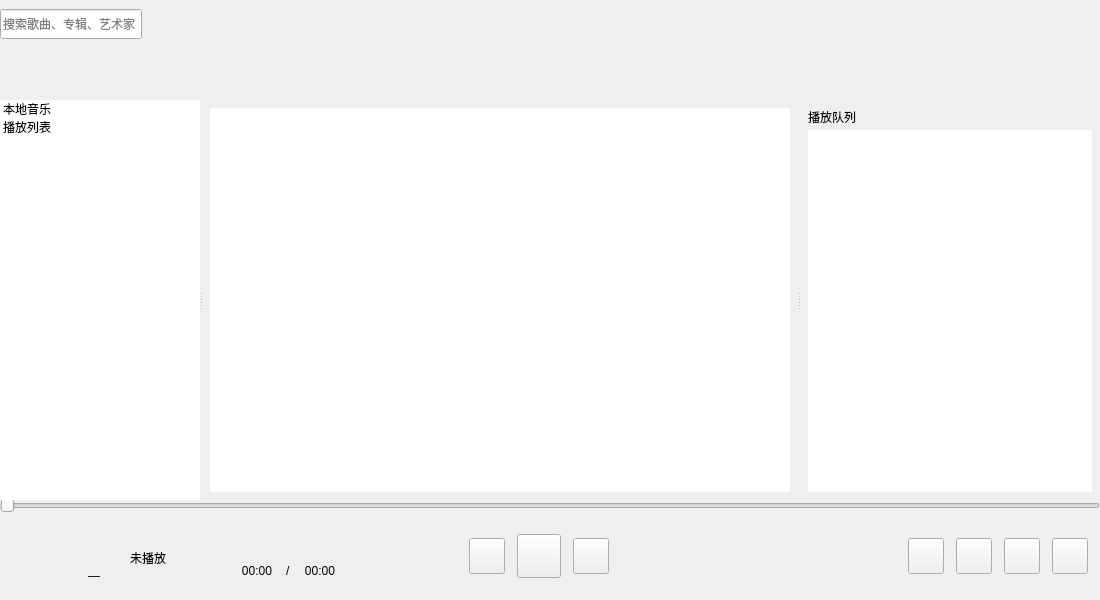
<?xml version="1.0" encoding="UTF-8"?>
<ui version="4.0">
 <class>Rhythm</class>
 <widget class="QMainWindow" name="Rhythm">
  <property name="geometry">
   <rect>
    <x>0</x>
    <y>0</y>
    <width>1100</width>
    <height>600</height>
   </rect>
  </property>
  <property name="minimumSize">
   <size>
    <width>900</width>
    <height>600</height>
   </size>
  </property>
  <property name="windowTitle">
   <string>Rhythm</string>
  </property>
  <widget class="QWidget" name="centralwidget">
   <layout class="QVBoxLayout" name="rootLayout">
    <property name="spacing">
     <number>0</number>
    </property>
    <property name="leftMargin">
     <number>0</number>
    </property>
    <property name="topMargin">
     <number>0</number>
    </property>
    <property name="rightMargin">
     <number>0</number>
    </property>
    <property name="bottomMargin">
     <number>0</number>
    </property>
    <item>
     <widget class="TitleBar" name="titleBar" native="true">
      <property name="minimumSize">
       <size>
        <width>0</width>
        <height>100</height>
       </size>
      </property>
      <property name="maximumSize">
       <size>
        <width>16777215</width>
        <height>100</height>
       </size>
      </property>
      <property name="contextMenuPolicy">
       <enum>Qt::ContextMenuPolicy::CustomContextMenu</enum>
      </property>
      <widget class="QWidget" name="topBar" native="true">
       <property name="geometry">
        <rect>
         <x>0</x>
         <y>0</y>
         <width>142</width>
         <height>48</height>
        </rect>
       </property>
       <property name="minimumSize">
        <size>
         <width>0</width>
         <height>48</height>
        </size>
       </property>
       <property name="maximumSize">
        <size>
         <width>400</width>
         <height>56</height>
        </size>
       </property>
       <layout class="QHBoxLayout" name="topBarLayout">
        <property name="spacing">
         <number>8</number>
        </property>
        <property name="leftMargin">
         <number>0</number>
        </property>
        <property name="topMargin">
         <number>0</number>
        </property>
        <property name="rightMargin">
         <number>0</number>
        </property>
        <property name="bottomMargin">
         <number>0</number>
        </property>
        <item>
         <widget class="QLineEdit" name="searchInput">
          <property name="maximumSize">
           <size>
            <width>400</width>
            <height>30</height>
           </size>
          </property>
          <property name="placeholderText">
           <string>搜索歌曲、专辑、艺术家</string>
          </property>
          <property name="clearButtonEnabled">
           <bool>true</bool>
          </property>
         </widget>
        </item>
       </layout>
      </widget>
     </widget>
    </item>
    <item>
     <widget class="QSplitter" name="mainSplitter">
      <property name="orientation">
       <enum>Qt::Orientation::Horizontal</enum>
      </property>
      <property name="handleWidth">
       <number>2</number>
      </property>
      <property name="childrenCollapsible">
       <bool>false</bool>
      </property>
      <widget class="QWidget" name="leftPanel" native="true">
       <property name="sizePolicy">
        <sizepolicy hsizetype="Fixed" vsizetype="Preferred">
         <horstretch>0</horstretch>
         <verstretch>0</verstretch>
        </sizepolicy>
       </property>
       <property name="minimumSize">
        <size>
         <width>160</width>
         <height>0</height>
        </size>
       </property>
       <property name="maximumSize">
        <size>
         <width>200</width>
         <height>16777215</height>
        </size>
       </property>
       <layout class="QVBoxLayout" name="leftPanelLayout">
        <property name="spacing">
         <number>0</number>
        </property>
        <property name="leftMargin">
         <number>0</number>
        </property>
        <property name="topMargin">
         <number>0</number>
        </property>
        <property name="rightMargin">
         <number>0</number>
        </property>
        <property name="bottomMargin">
         <number>0</number>
        </property>
        <item>
         <widget class="QListWidget" name="navList">
          <property name="sizePolicy">
           <sizepolicy hsizetype="Expanding" vsizetype="Expanding">
            <horstretch>0</horstretch>
            <verstretch>0</verstretch>
           </sizepolicy>
          </property>
          <property name="minimumSize">
           <size>
            <width>0</width>
            <height>0</height>
           </size>
          </property>
          <property name="maximumSize">
           <size>
            <width>16777215</width>
            <height>16777215</height>
           </size>
          </property>
          <property name="frameShape">
           <enum>QFrame::Shape::NoFrame</enum>
          </property>
          <item>
           <property name="text">
            <string>本地音乐</string>
           </property>
          </item>
          <item>
           <property name="text">
            <string>播放列表</string>
           </property>
          </item>
         </widget>
        </item>
       </layout>
      </widget>
      <widget class="QWidget" name="centerPanel" native="true">
       <layout class="QVBoxLayout" name="centerPanelLayout">
        <property name="spacing">
         <number>0</number>
        </property>
        <property name="leftMargin">
         <number>0</number>
        </property>
        <property name="topMargin">
         <number>0</number>
        </property>
        <property name="rightMargin">
         <number>0</number>
        </property>
        <property name="bottomMargin">
         <number>0</number>
        </property>
        <item>
         <widget class="QStackedWidget" name="pages">
          <property name="currentIndex">
           <number>0</number>
          </property>
          <widget class="QWidget" name="pageLocal">
           <layout class="QVBoxLayout" name="pageLocalLayout">
            <property name="spacing">
             <number>0</number>
            </property>
            <property name="leftMargin">
             <number>8</number>
            </property>
            <property name="topMargin">
             <number>8</number>
            </property>
            <property name="rightMargin">
             <number>8</number>
            </property>
            <property name="bottomMargin">
             <number>8</number>
            </property>
            <item>
             <widget class="QListWidget" name="songsList">
              <property name="frameShape">
               <enum>QFrame::Shape::NoFrame</enum>
              </property>
              <property name="verticalScrollBarPolicy">
               <enum>Qt::ScrollBarPolicy::ScrollBarAlwaysOff</enum>
              </property>
              <property name="horizontalScrollBarPolicy">
               <enum>Qt::ScrollBarPolicy::ScrollBarAlwaysOff</enum>
              </property>
              <property name="selectionMode">
               <enum>QAbstractItemView::SelectionMode::ExtendedSelection</enum>
              </property>
              <property name="movement">
               <enum>QListView::Movement::Static</enum>
              </property>
              <property name="flow">
               <enum>QListView::Flow::LeftToRight</enum>
              </property>
              <property name="resizeMode">
               <enum>QListView::ResizeMode::Adjust</enum>
              </property>
              <property name="spacing">
               <number>8</number>
              </property>
              <property name="viewMode">
               <enum>QListView::ViewMode::IconMode</enum>
              </property>
              <property name="uniformItemSizes">
               <bool>true</bool>
              </property>
              <property name="wordWrap">
               <bool>false</bool>
              </property>
             </widget>
            </item>
           </layout>
          </widget>
          <widget class="QWidget" name="pageLyrics">
           <layout class="QHBoxLayout" name="pageLyricsLayout">
            <property name="spacing">
             <number>0</number>
            </property>
            <property name="leftMargin">
             <number>8</number>
            </property>
            <property name="topMargin">
             <number>8</number>
            </property>
            <property name="rightMargin">
             <number>8</number>
            </property>
            <property name="bottomMargin">
             <number>8</number>
            </property>
            <item>
             <widget class="QWidget" name="lyricsCoverArea" native="true">
              <property name="sizePolicy">
               <sizepolicy hsizetype="Preferred" vsizetype="Preferred">
                <horstretch>4</horstretch>
                <verstretch>0</verstretch>
               </sizepolicy>
              </property>
              <layout class="QVBoxLayout" name="lyricsCoverLayout">
               <property name="spacing">
                <number>0</number>
               </property>
               <property name="leftMargin">
                <number>0</number>
               </property>
               <property name="topMargin">
                <number>0</number>
               </property>
               <property name="rightMargin">
                <number>0</number>
               </property>
               <property name="bottomMargin">
                <number>0</number>
               </property>
               <item>
                <spacer name="lyricsCoverTopSpacer">
                 <property name="orientation">
                  <enum>Qt::Orientation::Vertical</enum>
                 </property>
                 <property name="sizeHint" stdset="0">
                  <size>
                   <width>20</width>
                   <height>40</height>
                  </size>
                 </property>
                </spacer>
               </item>
               <item alignment="Qt::AlignmentFlag::AlignHCenter">
                <widget class="SquareImageLabel" name="lyricsCover" native="true">
                 <property name="minimumSize">
                  <size>
                   <width>200</width>
                   <height>200</height>
                  </size>
                 </property>
                </widget>
               </item>
               <item>
                <spacer name="lyricsCoverBottomSpacer">
                 <property name="orientation">
                  <enum>Qt::Orientation::Vertical</enum>
                 </property>
                 <property name="sizeHint" stdset="0">
                  <size>
                   <width>20</width>
                   <height>40</height>
                  </size>
                 </property>
                </spacer>
               </item>
              </layout>
             </widget>
            </item>
            <item>
             <widget class="LyricsView" name="lyricsView" native="true">
              <property name="sizePolicy">
               <sizepolicy hsizetype="Preferred" vsizetype="Preferred">
                <horstretch>6</horstretch>
                <verstretch>0</verstretch>
               </sizepolicy>
              </property>
             </widget>
            </item>
           </layout>
          </widget>
          <widget class="QWidget" name="pagePlaylist">
           <layout class="QVBoxLayout" name="pagePlaylistLayout">
            <property name="leftMargin">
             <number>8</number>
            </property>
            <property name="topMargin">
             <number>8</number>
            </property>
            <property name="rightMargin">
             <number>8</number>
            </property>
            <property name="bottomMargin">
             <number>8</number>
            </property>
            <item>
             <widget class="QListView" name="playlistView">
              <property name="frameShape">
               <enum>QFrame::Shape::NoFrame</enum>
              </property>
             </widget>
            </item>
           </layout>
          </widget>
          <widget class="QWidget" name="pageSettings">
           <layout class="QVBoxLayout" name="pageSettingsLayout">
            <property name="leftMargin">
             <number>20</number>
            </property>
            <property name="topMargin">
             <number>20</number>
            </property>
            <property name="rightMargin">
             <number>20</number>
            </property>
            <property name="bottomMargin">
             <number>20</number>
            </property>
           </layout>
          </widget>
         </widget>
        </item>
       </layout>
      </widget>
      <widget class="QWidget" name="rightPanel" native="true">
       <property name="minimumSize">
        <size>
         <width>200</width>
         <height>0</height>
        </size>
       </property>
       <property name="maximumSize">
        <size>
         <width>300</width>
         <height>16777215</height>
        </size>
       </property>
       <layout class="QVBoxLayout" name="rightPanelLayout">
        <property name="spacing">
         <number>4</number>
        </property>
        <property name="leftMargin">
         <number>8</number>
        </property>
        <property name="topMargin">
         <number>8</number>
        </property>
        <property name="rightMargin">
         <number>8</number>
        </property>
        <property name="bottomMargin">
         <number>8</number>
        </property>
        <item>
         <widget class="QLabel" name="queue">
          <property name="text">
           <string>播放队列</string>
          </property>
         </widget>
        </item>
        <item>
         <widget class="QListWidget" name="queueList">
          <property name="sizePolicy">
           <sizepolicy hsizetype="Expanding" vsizetype="Expanding">
            <horstretch>0</horstretch>
            <verstretch>0</verstretch>
           </sizepolicy>
          </property>
          <property name="maximumSize">
           <size>
            <width>16777215</width>
            <height>16777215</height>
           </size>
          </property>
          <property name="frameShape">
           <enum>QFrame::Shape::NoFrame</enum>
          </property>
          <property name="dragDropMode">
           <enum>QAbstractItemView::DragDropMode::InternalMove</enum>
          </property>
          <property name="defaultDropAction">
           <enum>Qt::DropAction::MoveAction</enum>
          </property>
         </widget>
        </item>
       </layout>
      </widget>
     </widget>
    </item>
    <item>
     <widget class="QWidget" name="playerBar" native="true">
      <property name="minimumSize">
       <size>
        <width>0</width>
        <height>100</height>
       </size>
      </property>
      <property name="maximumSize">
       <size>
        <width>16777215</width>
        <height>100</height>
       </size>
      </property>
      <layout class="QVBoxLayout" name="playerBarLayout">
       <property name="spacing">
        <number>0</number>
       </property>
       <property name="leftMargin">
        <number>0</number>
       </property>
       <property name="topMargin">
        <number>0</number>
       </property>
       <property name="rightMargin">
        <number>0</number>
       </property>
       <property name="bottomMargin">
        <number>0</number>
       </property>
       <item>
        <widget class="HoverSlider" name="progressSlider">
         <property name="sizePolicy">
          <sizepolicy hsizetype="Expanding" vsizetype="Fixed">
           <horstretch>0</horstretch>
           <verstretch>0</verstretch>
          </sizepolicy>
         </property>
         <property name="minimumSize">
          <size>
           <width>0</width>
           <height>0</height>
          </size>
         </property>
         <property name="maximumSize">
          <size>
           <width>16777215</width>
           <height>12</height>
          </size>
         </property>
         <property name="minimum">
          <number>0</number>
         </property>
         <property name="maximum">
          <number>100</number>
         </property>
         <property name="orientation">
          <enum>Qt::Orientation::Horizontal</enum>
         </property>
        </widget>
       </item>
       <item>
        <layout class="QHBoxLayout" name="playerBarContentLayout">
         <property name="spacing">
          <number>12</number>
         </property>
         <property name="leftMargin">
          <number>12</number>
         </property>
         <property name="topMargin">
          <number>8</number>
         </property>
         <property name="rightMargin">
          <number>12</number>
         </property>
         <property name="bottomMargin">
          <number>8</number>
         </property>
         <item alignment="Qt::AlignmentFlag::AlignVCenter">
          <widget class="SquareImageLabel" name="coverLabel" native="true">
           <property name="minimumSize">
            <size>
             <width>64</width>
             <height>64</height>
            </size>
           </property>
           <property name="maximumSize">
            <size>
             <width>64</width>
             <height>64</height>
            </size>
           </property>
           <property name="text" stdset="0">
            <string/>
           </property>
           <property name="scaledContents" stdset="0">
            <bool>true</bool>
           </property>
          </widget>
         </item>
         <item>
          <layout class="QVBoxLayout" name="musicInfoLayout">
           <property name="spacing">
            <number>2</number>
           </property>
           <item>
            <spacer name="musicInfoSpacerTop">
             <property name="orientation">
              <enum>Qt::Orientation::Vertical</enum>
             </property>
             <property name="sizeHint" stdset="0">
              <size>
               <width>20</width>
               <height>40</height>
              </size>
             </property>
            </spacer>
           </item>
           <item>
            <widget class="MarqueeLabel" name="titleLabel">
             <property name="minimumSize">
              <size>
               <width>120</width>
               <height>0</height>
              </size>
             </property>
             <property name="text">
              <string>未播放</string>
             </property>
             <property name="alignment">
              <set>Qt::AlignmentFlag::AlignCenter</set>
             </property>
            </widget>
           </item>
           <item>
            <widget class="MarqueeLabel" name="artistLabel">
             <property name="text">
              <string>—</string>
             </property>
            </widget>
           </item>
           <item>
            <spacer name="musicInfoSpacerBottom">
             <property name="orientation">
              <enum>Qt::Orientation::Vertical</enum>
             </property>
             <property name="sizeHint" stdset="0">
              <size>
               <width>20</width>
               <height>20</height>
              </size>
             </property>
            </spacer>
           </item>
          </layout>
         </item>
         <item>
          <spacer name="playerSpacerLeft">
           <property name="orientation">
            <enum>Qt::Orientation::Horizontal</enum>
           </property>
           <property name="sizeType">
            <enum>QSizePolicy::Policy::Fixed</enum>
           </property>
           <property name="sizeHint" stdset="0">
            <size>
             <width>16</width>
             <height>0</height>
            </size>
           </property>
          </spacer>
         </item>
         <item>
          <widget class="QWidget" name="controlSection" native="true">
           <property name="sizePolicy">
            <sizepolicy hsizetype="Expanding" vsizetype="Preferred">
             <horstretch>1</horstretch>
             <verstretch>0</verstretch>
            </sizepolicy>
           </property>
           <layout class="QVBoxLayout" name="controlLayout">
            <property name="spacing">
             <number>4</number>
            </property>
            <property name="leftMargin">
             <number>0</number>
            </property>
            <property name="topMargin">
             <number>0</number>
            </property>
            <property name="rightMargin">
             <number>0</number>
            </property>
            <property name="bottomMargin">
             <number>0</number>
            </property>
            <item>
             <layout class="QHBoxLayout" name="progressRow">
              <property name="spacing">
               <number>8</number>
              </property>
              <item>
               <widget class="QLabel" name="curTimeLabel">
                <property name="minimumSize">
                 <size>
                  <width>42</width>
                  <height>0</height>
                 </size>
                </property>
                <property name="layoutDirection">
                 <enum>Qt::LayoutDirection::LeftToRight</enum>
                </property>
                <property name="text">
                 <string>00:00</string>
                </property>
                <property name="alignment">
                 <set>Qt::AlignmentFlag::AlignBottom|Qt::AlignmentFlag::AlignHCenter</set>
                </property>
               </widget>
              </item>
              <item>
               <widget class="QLabel" name="divide">
                <property name="text">
                 <string>/</string>
                </property>
                <property name="alignment">
                 <set>Qt::AlignmentFlag::AlignBottom|Qt::AlignmentFlag::AlignLeading|Qt::AlignmentFlag::AlignLeft</set>
                </property>
               </widget>
              </item>
              <item>
               <widget class="QLabel" name="totalTimeLabel">
                <property name="minimumSize">
                 <size>
                  <width>42</width>
                  <height>0</height>
                 </size>
                </property>
                <property name="text">
                 <string>00:00</string>
                </property>
                <property name="alignment">
                 <set>Qt::AlignmentFlag::AlignBottom|Qt::AlignmentFlag::AlignHCenter</set>
                </property>
               </widget>
              </item>
              <item>
               <layout class="QHBoxLayout" name="buttonRow">
                <property name="spacing">
                 <number>12</number>
                </property>
                <item>
                 <spacer name="buttonSpacerLeft">
                  <property name="orientation">
                   <enum>Qt::Orientation::Horizontal</enum>
                  </property>
                  <property name="sizeType">
                   <enum>QSizePolicy::Policy::Fixed</enum>
                  </property>
                  <property name="sizeHint" stdset="0">
                   <size>
                    <width>120</width>
                    <height>20</height>
                   </size>
                  </property>
                 </spacer>
                </item>
                <item>
                 <widget class="HoverIconButton" name="prevBtn">
                  <property name="minimumSize">
                   <size>
                    <width>36</width>
                    <height>36</height>
                   </size>
                  </property>
                  <property name="maximumSize">
                   <size>
                    <width>36</width>
                    <height>36</height>
                   </size>
                  </property>
                  <property name="cursor">
                   <cursorShape>PointingHandCursor</cursorShape>
                  </property>
                  <property name="toolTip">
                   <string>上一首</string>
                  </property>
                  <property name="text">
                   <string/>
                  </property>
                 </widget>
                </item>
                <item>
                 <widget class="HoverIconButton" name="playPauseBtn">
                  <property name="minimumSize">
                   <size>
                    <width>44</width>
                    <height>44</height>
                   </size>
                  </property>
                  <property name="maximumSize">
                   <size>
                    <width>44</width>
                    <height>44</height>
                   </size>
                  </property>
                  <property name="cursor">
                   <cursorShape>PointingHandCursor</cursorShape>
                  </property>
                  <property name="toolTip">
                   <string>播放/暂停</string>
                  </property>
                  <property name="text">
                   <string/>
                  </property>
                 </widget>
                </item>
                <item>
                 <widget class="HoverIconButton" name="nextBtn">
                  <property name="minimumSize">
                   <size>
                    <width>36</width>
                    <height>36</height>
                   </size>
                  </property>
                  <property name="maximumSize">
                   <size>
                    <width>36</width>
                    <height>36</height>
                   </size>
                  </property>
                  <property name="cursor">
                   <cursorShape>PointingHandCursor</cursorShape>
                  </property>
                  <property name="toolTip">
                   <string>下一首</string>
                  </property>
                  <property name="text">
                   <string/>
                  </property>
                 </widget>
                </item>
                <item>
                 <spacer name="buttonSpacerRight">
                  <property name="orientation">
                   <enum>Qt::Orientation::Horizontal</enum>
                  </property>
                  <property name="sizeType">
                   <enum>QSizePolicy::Policy::Expanding</enum>
                  </property>
                  <property name="sizeHint" stdset="0">
                   <size>
                    <width>40</width>
                    <height>20</height>
                   </size>
                  </property>
                 </spacer>
                </item>
               </layout>
              </item>
             </layout>
            </item>
           </layout>
          </widget>
         </item>
         <item>
          <spacer name="playerSpacerRight">
           <property name="orientation">
            <enum>Qt::Orientation::Horizontal</enum>
           </property>
           <property name="sizeType">
            <enum>QSizePolicy::Policy::Fixed</enum>
           </property>
           <property name="sizeHint" stdset="0">
            <size>
             <width>16</width>
             <height>0</height>
            </size>
           </property>
          </spacer>
         </item>
         <item>
          <widget class="QToolButton" name="wordBtn">
           <property name="minimumSize">
            <size>
             <width>36</width>
             <height>36</height>
            </size>
           </property>
           <property name="maximumSize">
            <size>
             <width>36</width>
             <height>36</height>
            </size>
           </property>
           <property name="font">
            <font>
             <family>Microsoft YaHei Light</family>
             <pointsize>9</pointsize>
             <bold>false</bold>
            </font>
           </property>
           <property name="text">
            <string/>
           </property>
          </widget>
         </item>
         <item>
          <widget class="QToolButton" name="playmode">
           <property name="minimumSize">
            <size>
             <width>36</width>
             <height>36</height>
            </size>
           </property>
           <property name="maximumSize">
            <size>
             <width>36</width>
             <height>36</height>
            </size>
           </property>
           <property name="text">
            <string/>
           </property>
          </widget>
         </item>
         <item alignment="Qt::AlignmentFlag::AlignVCenter">
          <widget class="QToolButton" name="volumeBtn">
           <property name="minimumSize">
            <size>
             <width>36</width>
             <height>36</height>
            </size>
           </property>
           <property name="maximumSize">
            <size>
             <width>36</width>
             <height>36</height>
            </size>
           </property>
           <property name="cursor">
            <cursorShape>PointingHandCursor</cursorShape>
           </property>
           <property name="focusPolicy">
            <enum>Qt::FocusPolicy::NoFocus</enum>
           </property>
           <property name="contextMenuPolicy">
            <enum>Qt::ContextMenuPolicy::NoContextMenu</enum>
           </property>
           <property name="toolTip">
            <string>音量</string>
           </property>
           <property name="styleSheet">
            <string notr="true"/>
           </property>
           <property name="text">
            <string/>
           </property>
           <property name="popupMode">
            <enum>QToolButton::ToolButtonPopupMode::InstantPopup</enum>
           </property>
           <property name="autoRaise">
            <bool>false</bool>
           </property>
          </widget>
         </item>
         <item>
          <widget class="QToolButton" name="tracklist">
           <property name="minimumSize">
            <size>
             <width>36</width>
             <height>36</height>
            </size>
           </property>
           <property name="maximumSize">
            <size>
             <width>36</width>
             <height>36</height>
            </size>
           </property>
           <property name="cursor">
            <cursorShape>PointingHandCursor</cursorShape>
           </property>
           <property name="toolTip">
            <string>播放列表</string>
           </property>
           <property name="text">
            <string/>
           </property>
           <property name="autoRaise">
            <bool>false</bool>
           </property>
          </widget>
         </item>
        </layout>
       </item>
      </layout>
     </widget>
    </item>
   </layout>
  </widget>
 </widget>
 <customwidgets>
  <customwidget>
   <class>TitleBar</class>
   <extends>QWidget</extends>
   <header>TitleBar.h</header>
   <container>1</container>
  </customwidget>
  <customwidget>
   <class>MarqueeLabel</class>
   <extends>QLabel</extends>
   <header>MarqueeLabel.h</header>
  </customwidget>
  <customwidget>
   <class>SquareImageLabel</class>
   <extends>QWidget</extends>
   <header>SquareImageLabel.h</header>
  </customwidget>
  <customwidget>
   <class>HoverSlider</class>
   <extends>QSlider</extends>
   <header>HoverSlider.h</header>
  </customwidget>
  <customwidget>
   <class>HoverIconButton</class>
   <extends>QPushButton</extends>
   <header>HoverIconButton.h</header>
  </customwidget>
  <customwidget>
   <class>LyricsView</class>
   <extends>QWidget</extends>
   <header>LyricsView.h</header>
  </customwidget>
 </customwidgets>
 <resources/>
 <connections/>
</ui>
